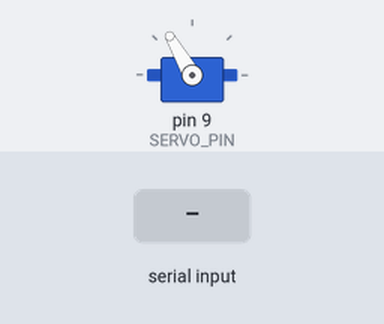
Simulated run of this sketch. Board: Arduino Uno, built with avr-gcc and run on an emulated ATmega328P. Parts: servo. The test bench sets the inputs (shaded band).

Above: at 1.2 s.
1.3 s: "O" received over Serial
At 1.9 s:
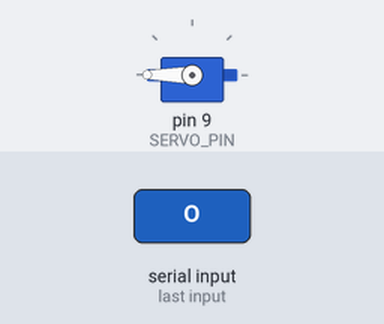
Timing chart, 0 to 7.8 s (numbered marks = the images above; inputs shaded):
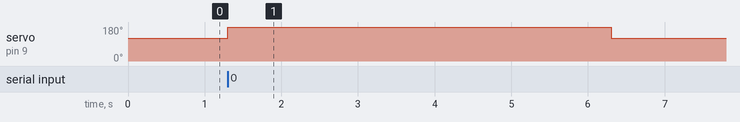

The sketch:

door_servo.ino
```cpp
#include <Servo.h>

Servo doorServo;

const int SERVO_PIN = 9;


const int LOCKED_POS = 120;
const int UNLOCKED_POS = 180;
const unsigned long DELAY_INTERVAL = 5000;

void setup() {

  Serial.begin(9600);

  doorServo.attach(SERVO_PIN);
  doorServo.write(LOCKED_POS);
}

void loop() {

  if (Serial.available() > 0) {
    char command = Serial.read();


    if (command == 'O') {
      doorServo.write(UNLOCKED_POS);


      delay(DELAY_INTERVAL);

      doorServo.write(LOCKED_POS);
    }
  }
}
```

Measured:
- after the input at 1.3 s, servo on pin 9 (SERVO_PIN): 120° → 180° at once, → 120° 5.0 s later
